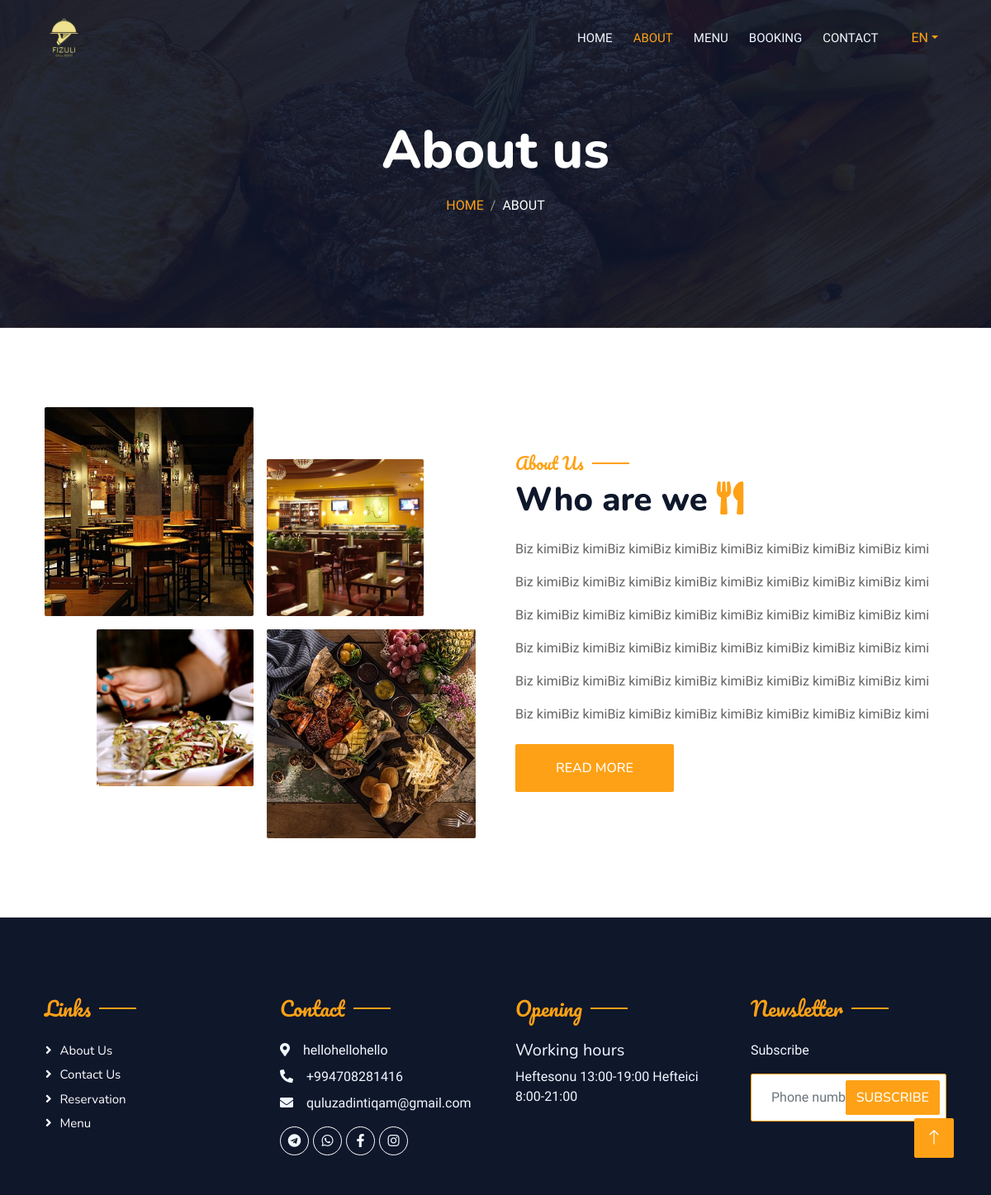
The page /about/ on the database its author committed.
### restaurant/models.py (models this page shows, shortened)
class MainDetails(DateMixin, SlugMixin):
    location = models.TextField(verbose_name="Ünvan")
    phone_number = models.TextField(verbose_name="Əlaqə nömrəsi")
    email = models.EmailField(verbose_name="E-mail")
    working_time = models.TextField(verbose_name="İş vaxtları")
    logo = models.ImageField(upload_to=Uploader.upload_photo_for_logo, verbose_name="Saytın loqosu")
    video_url = models.TextField(verbose_name="Video linki", null=True, blank=True)
    map_url = models.TextField(verbose_name="Xerite linki", null=True, blank=True)
    class Meta:
        ordering = ("-created_at",)
        verbose_name = "Əsas məlumat"
        verbose_name_plural = "Əsas məlumatlar"

class AboutModel(DateMixin, SlugMixin):
    head = models.CharField(max_length=255, verbose_name="Haqqımızda başlıq hissəsi")
    description = RichTextField(verbose_name="Açıqlama")
    years_of_experience = models.CharField(max_length=255, verbose_name="Təcrübə")
    count_of_workers = models.CharField(max_length=255, verbose_name="İşçilərin sayı")
    img_1 = models.ImageField(upload_to=Uploader.upload_photo_for_about, verbose_name="Sol üst şəkil",
                              help_text="298x298")
    img_2 = models.ImageField(upload_to=Uploader.upload_photo_for_about, verbose_name="Sağ üst şəkil",
                              help_text="224x224")
    img_3 = models.ImageField(upload_to=Uploader.upload_photo_for_about, verbose_name="Sol aşağı şəkil",
                              help_text="224x224")
    img_4 = models.ImageField(upload_to=Uploader.upload_photo_for_about, verbose_name="Sağ aşağı şəkil",
                              help_text="298x298")
    class Meta:
        ordering = ("-created_at",)
        verbose_name = "Haqqımızda"
        verbose_name_plural = "Haqqımızda"

class SocialMedia(DateMixin, SlugMixin):
    social_media = models.CharField(max_length=255, choices=SOCIAL_CHOICES, verbose_name="Sosial media")
    link = models.TextField(verbose_name="Sosial media linki")
    class Meta:
        ordering = ("-created_at", )
        verbose_name = "Sosial media hesab"
        verbose_name_plural = "Sosial media hesabları"

### restaurant/views.py (the view)
# urls.py: path("about/", about_view, name='about'),
def about_view(request):
    about = AboutModel.objects.last()
    context = {
        "about": about,
    }
    return render(request, "about.html", context)

### restaurant/context_processors.py (called while the page is built)
def total_view(request):
    myvalue = request.POST.get("subscribe")
    if myvalue:
        obj = Subscribe(phone_number=myvalue)
        obj.save()
    details = MainDetails.objects.first()
    socials = SocialMedia.objects.all()
    return {"details": details, "socials": socials}

### templates/about.html
{% extends 'base.html' %}
{% load static %}
{% load i18n %}
{% get_current_language as LANGUAGE_CODE %}
{% get_available_languages as LANGUAGES %}
{% block body %}
            <div class="container-xxl py-5 bg-dark hero-header mb-5">
                <div class="container text-center my-5 pt-5 pb-4">
                    <h1 class="display-3 text-white mb-3 animated slideInDown">{% trans 'Meist' %}</h1>
                    <nav aria-label="breadcrumb">
                        <ol class="breadcrumb justify-content-center text-uppercase">
                            <li class="breadcrumb-item"><a href="{% url 'home' %}">{% trans 'Home' %}</a></li>
                            <li class="breadcrumb-item text-white active" aria-current="page">{% trans 'About' %}</li>
                        </ol>
                    </nav>
                </div>
            </div>
        </div>
        <div class="container-xxl py-5">
            <div class="container">
                <div class="row g-5 align-items-center">
                    <div class="col-lg-6">
                        <div class="row g-3">
                            <div class="col-6 text-start">
                                <img class="img-fluid rounded w-100 wow zoomIn" data-wow-delay="0.1s" src="{{about.img_1.url}}">
                            </div>
                            <div class="col-6 text-start">
                                <img class="img-fluid rounded w-75 wow zoomIn" data-wow-delay="0.3s" src="{{about.img_2.url}}" style="margin-top: 25%;">
                            </div>
                            <div class="col-6 text-end">
                                <img class="img-fluid rounded w-75 wow zoomIn" data-wow-delay="0.5s" src="{{about.img_3.url}}">
                            </div>
                            <div class="col-6 text-end">
                                <img class="img-fluid rounded w-100 wow zoomIn" data-wow-delay="0.7s" src="{{about.img_4.url}}">
                            </div>
                        </div>
                    </div>
                    <div class="col-lg-6">
                        <h5 class="section-title ff-secondary text-start text-primary fw-normal">{% trans 'About Us' %}</h5>
                        <h1 class="mb-4">{{about.head}} <i class="fa fa-utensils text-primary me-2"></i></h1>
                        <p class="mb-4">{{about.description|safe}}</p>
                        <a class="btn btn-primary py-3 px-5 mt-2" href="{% url 'about' %}">{% trans 'Read More' %}</a>
                    </div>
                </div>
            </div>
        </div>
       {% endblock body %}

### templates/base.html (shortened to what this page needs)
{% load static %}
{% load i18n %}
{% get_current_language as LANGUAGE_CODE %}
{% get_available_languages as LANGUAGES %}
<!DOCTYPE html>
<html lang="en">
<head>
    <link href="https://cdnjs.cloudflare.com/ajax/libs/font-awesome/5.10.0/css/all.min.css" rel="stylesheet">
    <link href="https://cdn.jsdelivr.net/npm/bootstrap-icons@1.4.1/font/bootstrap-icons.css" rel="stylesheet">
    <link href="{% static 'lib/animate/animate.min.css' %}" rel="stylesheet">
    <link href="{% static 'lib/owlcarousel/assets/owl.carousel.min.css' %}" rel="stylesheet">
    <link href="{% static 'lib/tempusdominus/css/tempusdominus-bootstrap-4.min.css' %}" rel="stylesheet" />
    <link rel="stylesheet" href="https://cdnjs.cloudflare.com/ajax/libs/bootstrap/5.3.2/css/bootstrap.min.css" />
    <link href="{% static 'css/bootstrap.min.css' %}" rel="stylesheet">
    <link href="{% static 'css/style.css' %}" rel="stylesheet">
</head>
<body>
    <div class="container-xxl bg-white p-0">
        <div class="container-xxl position-relative p-0">
            <nav class="navbar navbar-expand-lg navbar-dark bg-dark px-4 px-lg-5 py-3 py-lg-0">
                <a href="{% url 'home' %}" class="navbar-brand p-0">
                    <h1 class="text-primary m-0"><img src="{{details.logo.url}}" alt=""></h1>
                </a>
                <div class="collapse navbar-collapse" id="navbarCollapse">
                    <div class="navbar-nav ms-auto py-0 pe-4">
                        <a href="{% url 'home' %}" class="nav-item nav-link {% if request.path == '/' %}  active {% endif %}">{% trans 'Home' %}</a>
                        <a href="{% url 'about' %}" class="nav-item nav-link {% if request.path == '/about/' %}  active {% endif %}">{% trans 'About' %}</a>
                        <a href="{% url 'menu' %}" class="nav-item nav-link {% if request.path == '/menu/' %}  active {% endif %}">{% trans 'Menu' %}</a>
                        <a href="{% url 'booking' %}" class="nav-item nav-link {% if request.path == '/booking/' %}  active {% endif %}">{% trans 'Booking' %}</a>
                        <a href="{% url 'contact' %}" class="nav-item nav-link {% if request.path == '/contact/' %}  active {% endif %}">{% trans 'Contact' %}</a>
                    </div>
                   <div class="nav-item dropdown">
                            <a href="#" class="nav-link dropdown-toggle" data-bs-toggle="dropdown">{{LANGUAGE_CODE|upper}}</a>
                        </div>
                </div>
            </nav>
            {% block body %}
            {% endblock body %}
        <div class="container-fluid bg-dark text-light footer pt-5 mt-5 wow fadeIn" data-wow-delay="0.1s">
            <div class="container py-5">
                <div class="row g-5">
                    <div class="col-lg-3 col-md-6">
                        <h4 class="section-title ff-secondary text-start text-primary fw-normal mb-4">{% trans 'Links' %}</h4>
                        <a class="btn btn-link" href="{% url 'about' %}">{% trans 'About Us' %}</a>
                        <a class="btn btn-link" href="{% url 'contact' %}">{% trans 'Contact Us' %}</a>
                        <a class="btn btn-link" href="{% url 'booking' %}">{% trans 'Reservation' %}</a>
                        <a class="btn btn-link" href="{% url 'menu' %}">{% trans 'Menu' %}</a>
                    </div>
                    <div class="col-lg-3 col-md-6">
                        <h4 class="section-title ff-secondary text-start text-primary fw-normal mb-4">Contact</h4>
                        <p class="mb-2"><i class="fa fa-map-marker-alt me-3"></i>{{details.location}}</p>
                        <p class="mb-2"><i class="fa fa-phone-alt me-3"></i>{{details.phone_number}}</p>
                        <p class="mb-2"><i class="fa fa-envelope me-3"></i>{{details.email}}</p>
                        <div class="d-flex pt-2">
                           {% for s in socials %}
                            {% if s.social_media == 'wp' %}
                            <a class="btn btn-outline-light btn-social" href="https://wa.me/{{s.link}}"><i class="fab fa-whatsapp"></i></a>
                            {% endif %}
                            {% if s.social_media == 'insta' %}
                            <a class="btn btn-outline-light btn-social" href="https://{{s.link}}"><i class="fab fa-instagram"></i></a>
                            {% endif %}
                            {% if s.social_media == 'telegram' %}
                            <a class="btn btn-outline-light btn-social" href="https://t.me/{{s.link}}"><i class="fab fa-telegram"></i></a>
                            {% endif %}
                            {% if s.social_media == 'fb' %}
                            <a class="btn btn-outline-light btn-social" href="https://{{s.link}}"><i class="fab fa-facebook-f"></i></a>
                            {% endif %}
                            {% endfor %}
                        </div>
                    </div>
                    <div class="col-lg-3 col-md-6">
                        <h4 class="section-title ff-secondary text-start text-primary fw-normal mb-4">{% trans 'Opening' %}</h4>
                        <h5 class="text-light fw-normal">{% trans 'Working hours' %}</h5>
                        <p>{{details.working_time}}</p>
                    </div>
                    <div class="col-lg-3 col-md-6">
                        <h4 class="section-title ff-secondary text-start text-primary fw-normal mb-4">{% trans 'Newsletter' %}</h4>
                        <p>{% trans 'Subscribe' %}</p>
                        <div class="position-relative mx-auto" style="max-width: 400px;">
                            <form method="post">
                            <button type="submit" class="btn btn-primary py-2 position-absolute top-0 end-0 mt-2 me-2">{% trans 'Subscribe' %}</button>
                       </form>
                        </div>
                    </div>
                </div>
            </div>
        </div>
        <a href="#" class="btn btn-lg btn-primary btn-lg-square back-to-top"><i class="bi bi-arrow-up"></i></a>
    </div>
</body>
</html>

### static/css/style.css (style rules this page uses)
:root { --primary: #FEA116; --light: #F1F8FF; --dark: #0F172B; }
.ff-secondary { font-family: 'Pacifico', cursive; }
.back-to-top { position: fixed; display: none; right: 45px; bottom: 45px; z-index: 99; }
.btn { font-family: 'Nunito', sans-serif; font-weight: 500; text-transform: uppercase; transition: .5s; }
.btn.btn-primary, .btn.btn-secondary { color: #FFFFFF; }
.btn-lg-square { width: 48px; height: 48px; }
.btn-square, .btn-sm-square, .btn-lg-square { padding: 0; display: flex; align-items: center; justify-content: center; font-weight: normal; border-radius: 2px; }
.navbar-dark .navbar-nav .nav-link { position: relative; margin-left: 25px; padding: 35px 0; font-size: 15px; color: var(--light) !important; text-transform: uppercase; font-weight: 500; outline: none; transition: .5s; }
.navbar-dark .navbar-nav .nav-link:hover, .navbar-dark .navbar-nav .nav-link.active { color: var(--primary) !important; }
.navbar-dark .navbar-brand img { max-height: 60px; transition: .5s; }
@media (min-width: 992px) { .navbar-dark { position: absolute; width: 100%; top: 0; left: 0; z-index: 999; background: transparent !important; } }
.hero-header { background: linear-gradient(rgba(15, 23, 43, .9), rgba(15, 23, 43, .9)), url(../img/bg-hero.jpg); background-position: center center; background-repeat: no-repeat; background-size: cover; }
.breadcrumb-item + .breadcrumb-item::before { color: rgba(255, 255, 255, .5); }
.section-title { position: relative; display: inline-block; }
.section-title::before { position: absolute; content: ""; width: 45px; height: 2px; top: 50%; left: -55px; margin-top: -1px; background: var(--primary); }
.section-title::after { position: absolute; content: ""; width: 45px; height: 2px; top: 50%; right: -55px; margin-top: -1px; background: var(--primary); }
.section-title.text-start::before, .section-title.text-end::after { display: none; }
.footer .btn.btn-social { margin-right: 5px; width: 35px; height: 35px; display: flex; align-items: center; justify-content: center; color: var(--light); border: 1px solid #FFFFFF; border-radius: 35px; transition: .3s; }
.footer .btn.btn-link { display: block; margin-bottom: 5px; padding: 0; text-align: left; color: #FFFFFF; font-size: 15px; font-weight: normal; text-transform: capitalize; transition: .3s; }
.footer .btn.btn-link::before { position: relative; content: "\f105"; font-family: "Font Awesome 5 Free"; font-weight: 900; margin-right: 10px; }

### rows shown on the page
MainDetails: logo (picture), location "hellohellohello", phone_number "+994708281416", email "quluzadintiqam@gmail.com", working_time "Heftesonu 13:00-19:00 Hefteici 8:00-21:00"
AboutModel: img_1 (picture), img_2 (picture), img_3 (picture), img_4 (picture), head "Who are we", description "Biz kimiBiz kimiBiz kimiBiz kimiBiz kimiBiz kimiBiz kimiBiz kimiBiz kimi Biz kimiBiz kimiBiz kimiBiz kimiBiz kimiBiz kimiBiz kimiBiz kimiBiz kimi Biz kimiBiz kimiBiz kimiBiz kimiBiz kimiBiz kimiBiz kimiBiz kimiBiz kimi Biz kimiBiz kimiBiz kimiBiz kimiBiz kimiBiz kimiBiz kimiBiz kimiBiz kimi Biz kimiBiz kimiBiz kimiBiz kimiBiz kimiBiz kimiBiz kimiBiz kimiBiz kimi Biz kimiBiz kimiBiz kimiBiz kimiBiz kimiBiz kimiBiz kimiBiz kimiBiz kimi"

### other values the page prints
{{ LANGUAGE_CODE|upper }} "EN"
